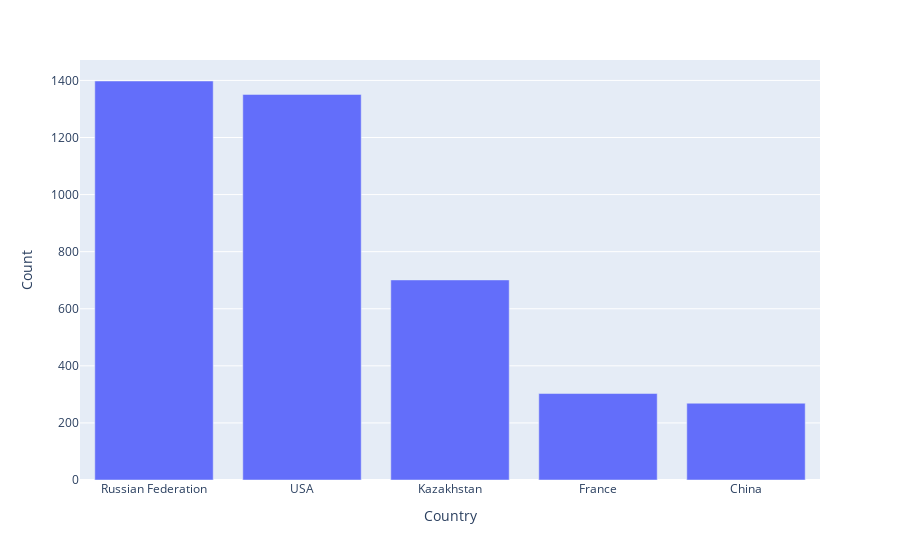

The code cell stored with this chart in its notebook:
### Code cell
fig =px.bar(top5, x=top5.index, y= top5.values)
fig.update_layout(xaxis_title='Country', yaxis_title='Count')
fig.show()

### Figure 1 — Plotly figure (JSON) as saved in the notebook; plotly's stock layout.template omitted (floating-point values rounded to 4 significant figures)
{"data": [{"alignmentgroup": "True", "hovertemplate": "Country=%{x}<br>y=%{y}<extra></extra>", "legendgroup": "", "marker": {"color": "#636efa", "pattern": {"shape": ""}}, "name": "", "offsetgroup": "", "orientation": "v", "showlegend": false, "textposition": "auto", "type": "bar", "x": ["Russian Federation", "USA", "Kazakhstan", "France", "China"], "xaxis": "x", "y": [1398, 1351, 701, 303, 269], "yaxis": "y"}], "layout": {"barmode": "relative", "legend": {"tracegroupgap": 0}, "margin": {"t": 60}, "xaxis": {"anchor": "y", "domain": [0, 1], "title": {"text": "Country"}}, "yaxis": {"anchor": "x", "domain": [0, 1], "title": {"text": "Count"}}}}
